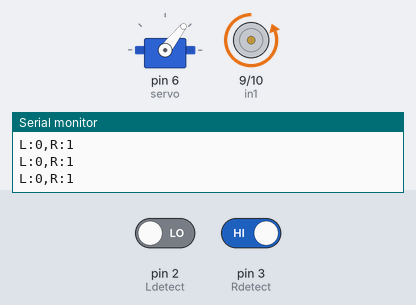
The sketch below on a simulated Arduino Uno, built with avr-gcc and run on an emulated ATmega328P. On the bench: servo, motor-driver pin pairs drawn as motors (green arrow = first pin HIGH = forward, orange = second pin HIGH = backward, longer = more drive), the last lines printed to the serial monitor. The inputs (shaded band) are chosen by the test bench; at power-on: pin 2 (Ldetect) LOW, pin 3 (Rdetect) HIGH.

Above: at 1.2 s.
1.3 s: pin 2 (Ldetect) driven HIGH
At 2.5 s:
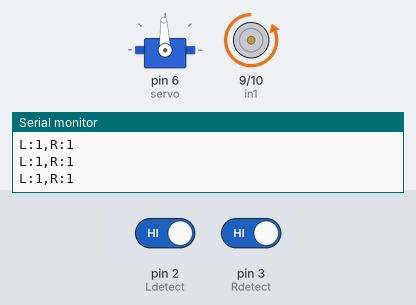
2.8 s: pin 3 (Rdetect) driven LOW
At 3.6 s:
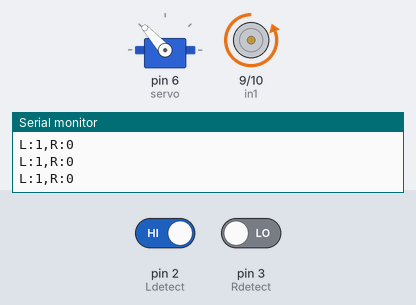
4.3 s: pin 2 (Ldetect) driven LOW
At 4.7 s:
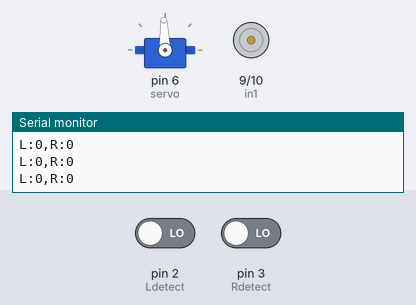
5.8 s: pin 3 (Rdetect) driven HIGH
At 6.9 s:
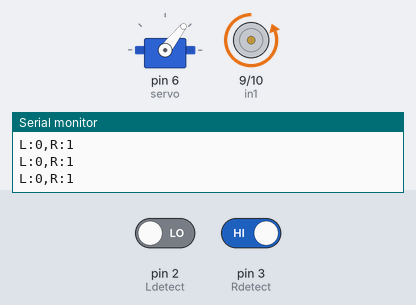
Timing chart, 0 to 8.8 s (numbered marks = the images above; inputs shaded):
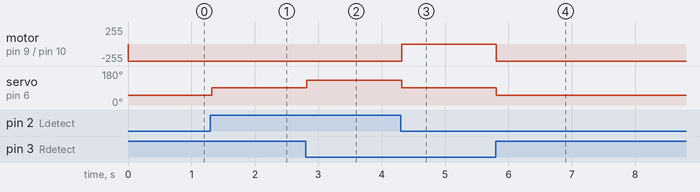

Measured:
- after the input at 1.3 s, servo on pin 6 (servo): 52° → 92° at once
- after the input at 2.8 s, servo on pin 6 (servo): 92° → 132° at once
- after the input at 4.3 s, motor on pin 9 (in1) / pin 10 (in2): backward 255/255 → stopped at once; servo on pin 6 (servo): 132° → 92° at once
- after the input at 5.8 s, motor on pin 9 (in1) / pin 10 (in2): stopped → backward 255/255 at once; servo on pin 6 (servo): 92° → 52° at once

The sketch:

Line_MDF_RC_EDIT.ino
```cpp
#include <Servo.h>

int Ldetect = 2;  // 왼쪽 적외선 감지 센서(D2)
int Rdetect = 3;  // 오른쪽 적외선 감지 센서(D3)

int in1 = 9;
int in2 = 10;  // 모터 연결 핀(D9, D10)

int servo = 6;  // 서보 모터 PWM 연결 핀(D6)
int Speed = 255;  // 모터 속도 셋팅

Servo dir;

void setup() {
  Serial.begin(9600);

  dir.attach(servo);  // 서보모터 연결 설정
  dir.write(92);  // 바퀴를 가운데로 설정
}

void loop() {
// 적외선 감지 센서 값을 각각 L과 R에 저장
  int L = digitalRead(Ldetect);
  int R = digitalRead(Rdetect);

  Serial.print("L:"+String(L));
  Serial.println(",R:"+String(R));


// 적외선 감지 센서 각각의 값에 따라 RC카의 방향 설정
  if (R == LOW && L == HIGH) {  //RIGHT
    dir.write(132);
    analogWrite(in1, 0);
    analogWrite(in2, Speed);
  }

  if (R == HIGH && L == LOW) { //LEFT
    dir.write(52);
    analogWrite(in1, 0);
    analogWrite(in2, Speed);
  }

  if (R == HIGH && L == HIGH) {
    dir.write(92);
    analogWrite(in1, 0);
    analogWrite(in2, Speed);
  }

  if (R == LOW && L == LOW) {
    dir.write(92);
    analogWrite(in1, 0);
    analogWrite(in2, 0);
  }
}
```
